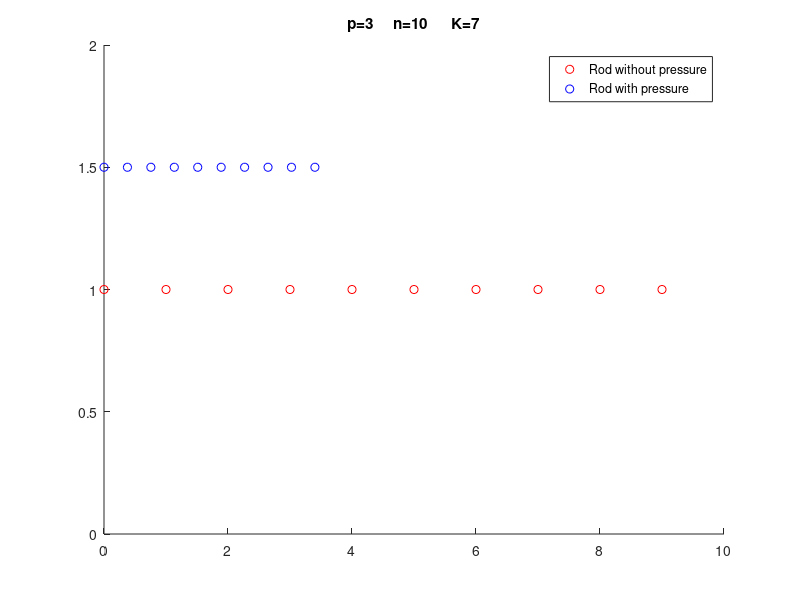
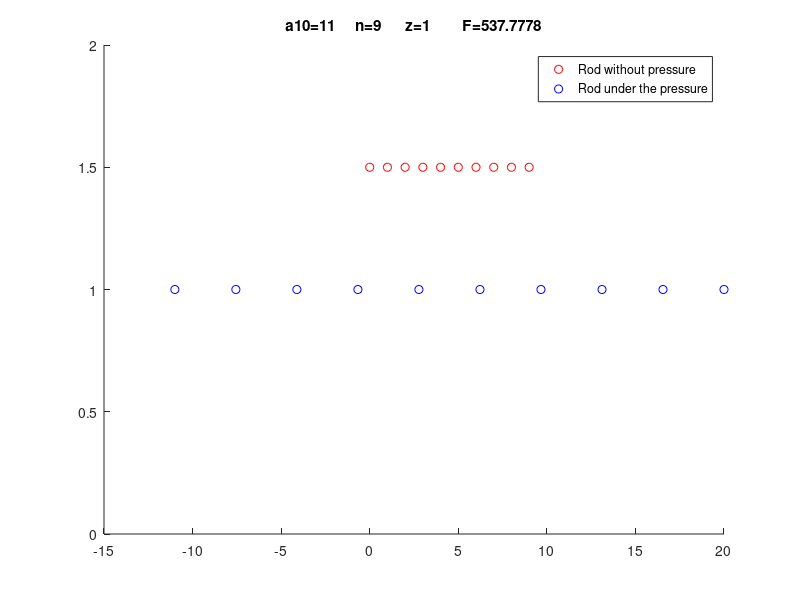
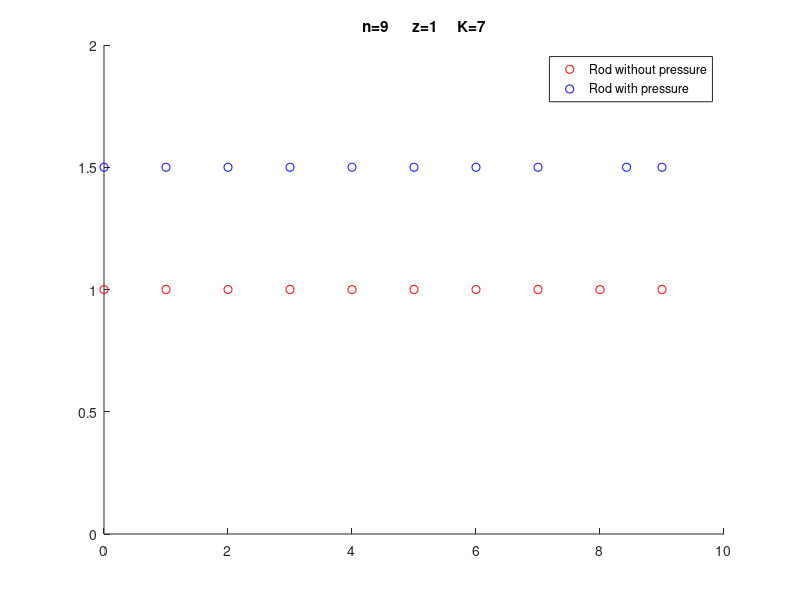

Source code (MATLAB) for these figures, in order: (Note: this script raises an error after producing the figures.)
%вычисление координат атомов в стержне при известном давлении на правый
%конец при закрепленном левом конце
clear
clc

n=10; % Число "атомов" в стержне
K=7; % модуль жесткости стержня

x=linspace(0,n-1, n);
u=zeros(1,n);
s=zeros(1,n);

p=3; % Давление на правый конец

s=s-p; % Формула 2.7 и 2.9 для 1D случая превращаются в однородность давления по всему стержню
u=1/(K)*s; %Формула 4.7 (в знаменателе 3 меняется на 1 т.к. размерность 1D)

x1=x.*sqrt(1+2*u); % Формула в начале стр.11

figure
title(['p=', num2str(p), '     n=', num2str(n), '      K=', num2str(K)])
hold on
plot(x, zeros(1,n)+1, 'ro')
plot(x1, zeros(1,n)+1.5, 'bo')
ylim([0 2])
legend('Rod without pressure','Rod with pressure')
%% горцы вычисление энергии
clc 
clear

a=rand(1,10); 
% a=[0.1 0.15 0.05 0.07 0.11 0.12 0.12 0.05 0.1 0.14];

K=4;

for i=1:numel(a)-1
    u(i)=a(i+1)-a(i);
end

f= K*u.*u;

F=sum(f)

%% задача про растяжение/сжатие стержня на определенную величину
clc 
clear

n=10; %Кол-во атомов в стержне
z=1;% Межатомное расстояние
K=10; %Коэф. жесткости
a10= 11; %Граничные условия (на сколько оттягиваем левый конец);
a1=-11; %Гр.усл. левый конец закреплен

a=zeros(1,n);
a(1)=a1;
a(10)=a10;

F= @(y)K*((y(2)-a(1))^2+(y(3)-y(2))^2+(y(4)-y(3))^2+(y(5)-y(4))^2+(y(6)-y(5))^2+(y(7)-y(6))^2+(y(8)-y(7))^2+(y(9)-y(8))^2+(a(10)-y(9))^2);
% F= @(y)K*((y(2)-y(1))^2+(y(3)-y(2))^2+(y(4)-y(3))^2+(y(5)-y(4))^2+(y(6)-y(5))^2+(y(7)-y(6))^2+(y(8)-y(7))^2+(y(9)-y(8))^2+(y(10)-y(9))^2);


[y, fmin]= fminunc(F,a);

for i=1:n
    x(i)=(i-1)*z+y(i);
    x1(i)=(i-1)*z;
end

figure
hold on
title(['a10=', num2str(a10), '     n=', num2str(n-1), '      z=', num2str(z), '        F=', num2str(fmin)])
plot(x1, zeros(1,n)+1.5, 'ro')
plot(x, zeros(1,n)+1, 'bo')
ylim([0 2])
legend('Rod without pressure','Rod under the pressure')

%% задача как в первой секции, только через горцев (не работает)
clc 
clear




n=10; %Кол-во атомов в стержне
u=zeros(1,n-1);
a=zeros(1, n);
z=1;% Межатомное расстояние
K=7; %Коэф. жесткости
p=3 % Давление на правый конец
a1=0; %Гр.усл. левый конец закреплен

u(n-1)= -p/K;


F= @(y)abs((y(2)-a(1))+(y(3)-y(2))+(y(4)-y(3))+(y(5)-y(4))+(y(6)-y(5))+(y(7)-y(6))+(y(8)-y(7))+(y(9)-y(8))+(u(n-1)));

%abs((y(2)-a(1))+(y(3)-y(2))+(y(4)-y(3))+(y(5)-y(4))+(y(6)-y(5))+(y(7)-y(6))+(y(8)-y(7))+(y(9)-y(8))+(u(n-1)))*
[y, fmin]= fminunc(F,a);

for i=1:n
    x(i)=(i-1)*z+y(i);
    x1(i)=(i-1)*z;
end

figure
hold on
title(['     n=', num2str(n-1), '      z=', num2str(z),'     K=', num2str(K)])
plot(x1, zeros(1,n)+1, 'ro')
plot(x, zeros(1,n)+1.5, 'bo')
ylim([0 2])
legend('Rod without pressure','Rod with pressure')



%% 1D
clc 
clear

n=10; %Кол-во атомов в стержне
z=1;% Межатомное расстояние
K=10; %Коэф. жесткости
a10= 0.2; %Граничные условия (на сколько оттягиваем левый конец);
a1=0; %Гр.усл. левый конец закреплен

a=zeros(1,n);
a(1)=a1;
a(10)=a10;


c11 = 1;
c12 = 0.5;
c44 = 0.5;

ax = linspace(a1,a10,n)

L = 10;
dx = L/n;

uxx0 = diff(ax)/dx


F_cub_2d_arr = @(c11,c12,c44,uxx,uyy,uxy)   1/2 * c11*(uxx.^2+uyy.^2)   + c12*(uxx.*uyy) + 2*c44*(uxy.^2);


F_cub_2d = @(c11,c12,c44,uxx,uyy,uxy) sum(sum(F_cub_2d_arr(c11,c12,c44,uxx,uyy,uxy)));

F_cub_2d_arr(c11,c12,c44,uxx0, uxx0*0, uxx0*0)

F_cub_2d(c11,c12,c44,uxx0, uxx0*0, uxx0*0)

%% Minimize it (1D)
N = 50;
dx = L/N;
a_arr_0 = linspace(0,1,N)
func_uxx = @(a_arr, dx) diff(a_arr)/dx;

optfunc = @(a_arr) F_cub_2d(c11,c12,c44,func_uxx(a_arr,dx), func_uxx(a_arr,dx)*0, func_uxx(a_arr,dx)*0);
checkfunc = @() fmincon(optfunc,a_arr_0,[],[],Aeq,beq, lb,ub,nonlcon,options);
%[a_arr1, fmin]= fminunc(optfunc,a_arr_0)

Aeq = zeros(N,N); Aeq(1,1) = 1; Aeq(N,N) = 1;
beq = zeros(N,1); beq(N) = 3;

lb = [];
ub = [];
nonlcon = [];

% options = optimoptions(@fmincon,'MaxFunctionEvaluations',20000000,'Algorithm', 'sqp','Display','iter', 'MaxIterations', 3000);
options = optimoptions(@fmincon,'MaxFunctionEvaluations',20000000, 'Algorithm', 'sqp', 'Display','iter', 'MaxIterations', 3000);

tic
[a_arr1, fmin]= fmincon(optfunc,a_arr_0,[],[],Aeq,beq, lb,ub,nonlcon,options)
toc

figure
hold on
grid on
title("N = " + N);
plot(a_arr1, "DisplayName", ['N = ' N]);
%% time/number dependence
numIt = 10;
N = zeros(1,numIt);
t = zeros(1,numIt);
for i=1:numIt
    N(i) = i*100;
    dx = L/N(i);
    a_arr_0 = linspace(0,1,N(i));
    func_uxx = @(a_arr, dx) diff(a_arr)/dx;
    optfunc = @(a_arr) F_cub_2d(c11,c12,c44,func_uxx(a_arr,dx), func_uxx(a_arr,dx)*0, func_uxx(a_arr,dx)*0);
    Aeq = zeros(N(i),N(i)); Aeq(1,1) = 1; Aeq(N(i),N(i)) = 1;
    beq = zeros(N(i),1); beq(N(i)) = 3;
    lb = [];
    ub = [];
    nonlcon = [];
    checkfunc = @() fmincon(optfunc,a_arr_0,[],[],Aeq,beq, lb,ub,nonlcon,options);
    options = optimoptions(@fmincon,'MaxFunctionEvaluations',20000000,'Algorithm', 'sqp', 'MaxIterations', 3000);
    t(i) = timeit(checkfunc);
end
figure
hold on
grid on
title("dependence of time on quantity");
xlabel("N", "Fontsize",18)
ylabel("t, second","Fontsize",18)

plot(N(1:end), t(1:end), "DisplayName", ['N = ' N]);
savefig(['C:\Users\User\Labs\Matlab\resilience\temedep.fig'])
%% 2D
clc 
clear

n=10; %Кол-во атомов в стержне
z=1;% Межатомное расстояние
K=10; %Коэф. жесткости
a10= 0.2; %Граничные условия (на сколько оттягиваем левый конец);
a1=0; %Гр.усл. левый конец закреплен

a = zeros(n, n, 2);
a(n, n, 1) = 3;
a(n, n, 2) = 3;
a
% a(1)=a1;
% a(10)=a10;


c11 = 1;
c12 = 0.5;
c44 = 0.5;


L = z*n;
dx = L/n;
dy = L/n;

uxx0 = diff(a(:, :, 1))/dx;
uyy0 = diff(a(:, :, 2))/dy;
uxy0 = 1/2 * (diff(a(:, :, 1))/dy + diff(a(:, :, 2))/dx);


F_cub_2d_arr = @(c11,c12,c44,uxx,uyy,uxy)   1/2 * c11*(uxx.^2+uyy.^2)   + c12*(uxx.*uyy) + 2*c44*(uxy.^2);


F_cub_2d = @(c11,c12,c44,uxx,uyy,uxy) sum(sum(F_cub_2d_arr(c11,c12,c44,uxx,uyy,uxy)));

a_arr_new = F_cub_2d_arr(c11,c12,c44,uxx0, uyy0, uxy0)

F = F_cub_2d(c11,c12,c44,uxx0, uyy0, uxy0)

%% !!!NEW!!! Minimize 
N = 10;
dx = L/N;
dy = L/N;
a_arr = zeros(N, N, 2);
a_arr_0 = reshape(a_arr, [1, 2*N*N]);

func_arr = @(a_arr, N) reshape(a_arr, [N, N, 2]);
func_uxx = @(a_arr, dx) diff(a_arr(:, 1:N-1, 1), 1, 1)/dx;
func_uyy = @(a_arr, dy) (diff(a_arr(1:N-1, :, 2), 1, 2)/dy);
func_uxy_x = @(a_arr, dx) diff(a_arr(:, 1:N-1, 2), 1, 1)/dx;
func_uxy_y = @(a_arr, dy) diff(a_arr(1:N-1, :, 1), 1, 2)/dy;
func_uxy = @(a_arr, dx, dy) 1/2 * (abs(func_uxy_x(a_arr, dx)) + abs(func_uxy_y(a_arr, dy)));

F_cub_2d = @(c11,c12,c44,uxx,uyy,uxy) sum(sum(1/2 * c11*(uxx.^2))) + sum(sum(1/2 * c11*(uyy.^2)))   + sum(sum(c12*(uxx.*uyy))) + sum(sum(2*c44*(uxy.^2)));

optfunc = @(a_arr) F_cub_2d(c11,c12,c44,func_uxx(func_arr(a_arr, N),dx), func_uyy(func_arr(a_arr, N), dy), func_uxy(func_arr(a_arr, N), dx, dy));


x = linspace(-1, 1, N);


Aeq = zeros(2*N*N,2*N*N);
for i=0:(N-1)
    Aeq(i*N+1,i*N+1) = 1;
    Aeq(N*N+i*N+1,N*N+i*N+1) = 1;
end

% Aeq(1,1) = 1; 
% Aeq(N*N+1,N*N+1) = 1;
% Aeq(N,N) = 1; 
% Aeq(N*N+N,N*N+N) = 1;
% % Aeq(N*(N-1)+1,N*(N-1)+1) = 1; 
% % Aeq(N*N+N*(N-1)+1,N*N+N*(N-1)+1) = 1;
% % Aeq(N*N,N*N) = 1; 
% % Aeq(2*N*N,2*N*N) = 1;



beq = zeros(2*N*N, 1);
for i=0:(N-1)
    beq(i*N+1, 1) = 0;
    beq(N*N+i*N+1, 1) = x(i+1);
end

% beq = zeros(2*N*N, 1); 
% beq(1, 1) = -7;
% beq(N, 1) = 7; 
% beq(N*(N-1)+1, 1) = 0;
% beq(N*N, 1) = 0;
% %Это не нужно, но я для себя написал Г.У. Можно закоментить.
% beq(N*N+N, 1) = 0; 
% beq(N*N+N*(N-1)+1, 1) = 0;
% beq(2*N*N, 1) = 0;
% Aeq

%x - смещение по ox вправо и влево. y - смещение по oy вверх и вниз
% for i=1:N
%     beq()
% end

lb = [];
ub = [];
nonlcon = [];

% options = optimoptions(@fmincon,'MaxFunctionEvaluations',20000000,'Algorithm', 'sqp','Display','iter', 'MaxIterations', 3000);
options = optimoptions(@fmincon,'MaxFunctionEvaluations',20000000, 'Algorithm', 'sqp', 'Display','iter', 'MaxIterations', 1000);
% 
tic
[a_arr1, fmin]= fmincon(optfunc,a_arr_0,[],[],Aeq,beq, [],[],[],options);
toc

a_arr1 = func_a_arr(a_arr1, N);
Cord=[]
for i=1:N
for j=1:N
Cord(i,j,1)=i+a_arr1(i,j,1);
Cord(i,j,2)=j+a_arr1(i,j,2);
end
end

figure
hold on
for i=1:N
for j=1:N
plot(Cord(i,j,1), Cord(i,j,2), 'ro');
end
end
% figure
% hold on
% grid on
% title("N = " + N);
% plot(a_arr1(:, :, 1), a_arr1(:, :, 2), "DisplayName", ['N = ' N]);


%% Test

a_arr = randi([0 10], 4, 4)
l = 1;
nd_arr=zeros(numel(a_arr(:,1)), numel(a_arr(1,:)));
switch l
    case 1
        d_arr = diff(a_arr, 1, 2);
        for i=1:numel(a_arr(:,1))
            for j=1:numel(a_arr(1,:))-1
                nd_arr(i,j)=nd_arr(i,j) + d_arr(i,j)/2;
                nd_arr(i,j+1) = nd_arr(i,j+1) + d_arr(i,j)/2;
            end
        end
    case 2
        d_arr = diff(a_arr, 1, 1);
        for j=1:numel(a_arr(1,:))
            for i=1:numel(a_arr(:,1))-1
                nd_arr(i,j)=nd_arr(i,j) + d_arr(i,j)/2;
                nd_arr(i+1,j) = nd_arr(i+1,j) + d_arr(i,j)/2;
            end
        end
end
diff(a_arr, 1, 2)
nd_arr

%% test gradient
a_arr = randi([0 10], 4, 4)
[grad_xx, grad_xy] = gradient(a_arr)

%% Domen 1D
clc 
clear

N=100; %Кол-во атомов в стержне

L = 1;

v_arr = rand(N, 1);

A = -0.7; %A<0
B = 0.3; %B>0
D = 0.001;


dx = L/N;

F_domen_cub_1d_arr = @(A, B, v)   A*(v.^2) + B*(v.^4);

F_domen_cub_1d = @(A, B, v) sum(F_domen_cub_1d_arr(A, B, v));

F_domen_gradient_1d_arr = @(D, dx,  v) D*(diff(v)/dx).^2;

F_domen_gradient_1d =  @(D, dx, v) sum(F_domen_gradient_1d_arr(D, dx, v));

domen_optfunc = @(v) F_domen_cub_1d(A, B,v) + F_domen_gradient_1d(D, dx, v);

options = optimoptions(@fmincon,'MaxFunctionEvaluations',20000000, 'Display','iter', 'MaxIterations', 200);

Aeq = zeros(N,1); Aeq(1,1) = 1; Aeq(N,N) = 1;
beq = zeros(N,1); beq(1) = 1.08; beq(N) = -1.08;
% 
% F = domen_optfunc(domen_arr)
% 
tic
[a_arr1, fmin]= fmincon(domen_optfunc,v_arr,[],[],Aeq,beq,[],[],[],options)
toc

xx = 1:1:N;

figure;
plot(xx, a_arr1);

%% Interaction 1D
clc 
clear

N=20; %Кол-во атомов в стержне

L = 1;
dx = L/N;

a=zeros(N, 1);

% v_arr = rand(N, 1);
v_arr = zeros(N, 1);

opt_arr = zeros(2*N, 1);
opt_arr(1:N, 1) = a;
opt_arr(N+1:end, 1) = v_arr;

c11 = 1;
c12 = 0.5;
c44 = 0.5;

A = -0.7; %A<0
B = 0.3; %B>0
D = 0.001;
E = 0.5;

uxx0 = zeros(N-1, 1);
uxx = @(a, dx) diff(a)/dx;


F_cub_1d_arr = @(c11,c12,c44,a, dx)   1/2*c11*(uxx(a, dx).^2);


F_cub_1d = @(c11,c12,c44,a,dx) sum(F_cub_1d_arr(c11,c12,c44,a,dx));
% 
% F_cub_1d_arr(c11,c12,c44,uxx0, uxx0*0, uxx0*0)
% 
% F_cub_1d(c11,c12,c44,uxx0, uxx0*0, uxx0*0)





F_domen_cub_1d_arr = @(A, B, v)   A*(v.^2) + B*(v.^4);

F_domen_cub_1d = @(A, B, v) sum(F_domen_cub_1d_arr(A, B, v));

F_domen_gradient_1d_arr = @(D, dx,  v) D*(diff(v)/dx).^2;

F_domen_gradient_1d =  @(D, dx, v) sum(F_domen_gradient_1d_arr(D, dx, v));

domen_optfunc = @(v) F_domen_cub_1d(A, B,v) + F_domen_gradient_1d(D, dx, v);

F_dependence_arr = @(E, v, a, dx) E*v.*uxx(a, dx);

F_dependence = @(E, v, a, dx) sum(F_dependence_arr(E, v, a, dx));

opt_func = @(arr) domen_optfunc(arr(N+1:end, 1)) + F_cub_1d(c11,c12,c44,arr(1:N, 1), dx) + F_dependence(E, arr(N+2:end, 1), arr(1:N, 1), dx);

options = optimoptions(@fmincon,'MaxFunctionEvaluations',20000000, 'Display','iter', 'MaxIterations', 1300, 'OutputFcn', @domen_plot);

Aeq = zeros(2*N,2*N); Aeq(1,1) = 1; Aeq(N,N) = 1; Aeq(N+1,N+1) = 1; Aeq(2*N,2*N) = 1;
beq = zeros(2*N,1); beq(1) = 0; beq(N) = 0.3; beq(N+1) = 1.08; beq(2*N) = -1.08;
% 
% F = domen_optfunc(domen_arr)
% 
figure;
tic
[a_arr1, fmin]= fmincon(opt_func,opt_arr,[],[],Aeq,beq,[],[],[],options)
toc

xx = 1:1:N;
% 

%%
xx_u = 1:1:N-1;
figure;
plot(xx, a_arr1(1:N, 1));
% figure;
% plot(xx, a_arr1(N+1:end, 1));
% figure;
% plot(xx_u, uxx(a_arr1(1:N, 1), dx))

%% Domen 2D
clc 
clear

N=5; %Кол-во атомов в стержне
z=1;% Межатомное расстояние

b_arr = rand(N, N, 2);
% b_arr = zeros(N, N, 2);
% b_arr(1, 1, 1) = 0.008;
% b_arr(1, 1, 2) = 0;
% b_arr = -1 + 2*rand(N, N, 2);
b_arr_0 = reshape(b_arr, [1, 2*N*N]);


Ax = -0.7; %A<0
Ay = -0.7; %A<0
Bx = 0.3; %B>0
By = 0.3; %B>0


L = z*N;
dx = L/N;
dy = L/N;



F_domen_cub_2d_arr = @(A, B, arr)   A*(arr.*arr) + B*(arr.*arr.*arr.*arr)


F_domen_cub_2d = @(A, B, arr) sum(sum(F_domen_cub_2d_arr(A, B, arr)));

b_arr_new = F_domen_cub_2d_arr(A, B, b_arr)

F = F_domen_cub_2d(A, B, b_arr)

domen_optfunc = @(arr) F_domen_cub_2d(A, B, arr);

options = optimoptions(@fmincon,'MaxFunctionEvaluations',20000000, 'Display','iter', 'MaxIterations', 3000);
% 
tic
[a_arr1, fmin]= fmincon(domen_optfunc,b_arr_0,[],[],[],[],[],[],[],options)
toc
arr_itog = reshape(a_arr1, N, N, 2)

% Очень странно работает. При начальном нуле не работает. При разных
% начальных значениях может выдавать различные доменные варианты.
% (Странности при 1, 2, 5, 0.002, 0.008



%% Interaction 3D
clc 
clear

N=7; %Кол-во атомов в стержне

elastic_arr = zeros(N, N, N, 3);
% dom_arr = rand(N, N, N, 3);
dom_arr = zeros(N, N, N, 3);
work_arr = zeros(N, N, N, 6);
work_arr(:, :, :, 1:3) = elastic_arr;
work_arr(:, :, :, 4:6) = dom_arr;

opt_arr = reshape(work_arr, [1, 6*N*N*N]);

L = 1;
dx = L/N;
dy = L/N;
dz = L/N;

% Constants for elastic-elastic
c11 = 27.5;
c12 = 17.9;
c44 = 5.43;

% Constants for diff polarization-polarization
G11 = 51;
G14 = 0;
G44 = 2;

% Constant for polarization
a1 = -3.712;
a11 = 6.079;
a12 = 1.303;
a111 = 1.294;
a112 = -1.95;
a123 = -2.5;
a1111 = 3.863;
a1112 = 2.529;
a1122 = 1.637;
a1123 = 1.367;

% Constants for elastic-polarization
q11 = 14.2;
q12 = -0.74;
q44 = 1.57;

energy_domen_3d = @(domen_arr) sum(sum(sum( ...
    domen_arr_3d(a1, a11, a12, a111, a112, a123, a1111, a1112, a1122, ...
    a1123, domen_arr(:, :, :, 1), domen_arr(:, :, :, 2), ...
    domen_arr(:, :, :, 3)))));

energy_elasticity_3d = @(a_arr) sum(sum(sum(elasticity_arr_3d(c11,c12,c44,...
    func_u_3d(func_arr_3d(a_arr, N), 1, 1, dx, dx), ...
    func_u_3d(func_arr_3d(a_arr, N), 2, 2, dy, dy), ...
    func_u_3d(func_arr_3d(a_arr, N), 3, 3, dz, dz), ...
    func_u_3d(func_arr_3d(a_arr, N), 1, 2, dx, dy), ...
    func_u_3d(func_arr_3d(a_arr, N), 2, 3, dy, dz), ...
    func_u_3d(func_arr_3d(a_arr, N), 1, 3, dx, dz)...
    ))));

energy_interaction_3d = @(a_arr, domen_arr) sum(sum(sum(interaction_arr_3d(q11, q12, q44, ...
    func_u_3d(a_arr, 1, 1, dx, dx), ...
    func_u_3d(a_arr, 2, 2, dy, dy), ...
    func_u_3d(a_arr, 3, 3, dz, dz), ...
    func_u_3d(a_arr, 1, 2, dx, dy), ...
    func_u_3d(a_arr, 2, 3, dy, dz), ...
    func_u_3d(a_arr, 1, 3, dx, dz), ...
    domen_arr(:, :, :, 1), domen_arr(:, :, :, 2), domen_arr(:, :, :, 3) ...
    ))));

energy_domen_gradient_3d = @(domen_arr) sum(sum(sum(domen_gradient_arr_3d(G11, G14, G44, ...
    domen_diff_3d(domen_arr(:, :, :, 1), 1, dx), ...
    domen_diff_3d(domen_arr(:, :, :, 2), 2, dx), ...
    domen_diff_3d(domen_arr(:, :, :, 3), 3, dx), ...
    domen_diff_3d(domen_arr(:, :, :, 1), 2, dx), ...
    domen_diff_3d(domen_arr(:, :, :, 2), 1, dx), ...
    domen_diff_3d(domen_arr(:, :, :, 2), 3, dx), ...
    domen_diff_3d(domen_arr(:, :, :, 3), 2, dx), ...
    domen_diff_3d(domen_arr(:, :, :, 3), 1, dx), ...
    domen_diff_3d(domen_arr(:, :, :, 1), 3, dx) ...
    ))));

optfunc = @(a_arr) energy_elasticity_3d(func_arr_3d(a_arr(1:numel(a_arr)/2), N)) ... 
    + energy_domen_3d(func_arr_3d(a_arr(numel(a_arr)/2+1:end), N)) ...
    + energy_interaction_3d(func_arr_3d(a_arr(1:numel(a_arr)/2), N), ...
                            func_arr_3d(a_arr(numel(a_arr)/2+1:end), N)) ...
    + energy_domen_gradient_3d(func_arr_3d(a_arr(numel(a_arr)/2+1:end), N));

% Set the boundary conditions
Aeq = zeros(6*N*N*N,6*N*N*N);
beq = zeros(6*N*N*N, 1);

% % Corners of the lower face (only elastic)
% % Points on axe x
% Aeq(1, 1) = 1; Aeq(N, N) = 1;
% Aeq(N*(N-1)+1, N*(N-1)+1) = 1; Aeq(N*N, N*N) = 1;
% % Points on axe y
% Aeq(N*N*N+1, N*N*N+1) = 1; Aeq(N*N*N+N, N*N*N+N) = 1;
% Aeq(N*N*N+N*(N-1)+1, N*N*N+N*(N-1)+1) = 1; Aeq(N*N*N+N*N, N*N*N+N*N) = 1;
% % Points on axe z
% Aeq(2*N*N*N+1, 2*N*N*N+1) = 1; Aeq(2*N*N*N+N, 2*N*N*N+N) = 1;
% Aeq(2*N*N*N+N*(N-1)+1, 2*N*N*N+N*(N-1)+1) = 1; Aeq(2*N*N*N+N*N, 2*N*N*N+N*N) = 1;
% 
% beq(1, 1) = -0.5; beq(N, 1) = 0.5; beq(N*(N-1)+1, 1) = -0.5; beq(N*N) = 0.5; 
% beq(N*N*N+1, 1) = -0.5; beq(N*N*N+N, 1) = -0.5; beq(N*N*N+N*(N-1)+1, 1) = 0.5; beq(N*N*N+N*N) = 0.5; 
% beq(2*N*N*N+1, 1) = 0; beq(2*N*N*N+N, 1) = 0; beq(2*N*N*N+N*(N-1)+1, 1) = 0; beq(2*N*N*N+N*N) = 0;

% All lower face
% Corners on axe x
Aeq(1, 1) = 1; Aeq(N, N) = 1;
Aeq(N*(N-1)+1, N*(N-1)+1) = 1; Aeq(N*N, N*N) = 1;
% Corners on axe y
Aeq(N*N*N+1, N*N*N+1) = 1; Aeq(N*N*N+N, N*N*N+N) = 1;
Aeq(N*N*N+N*(N-1)+1, N*N*N+N*(N-1)+1) = 1; Aeq(N*N*N+N*N, N*N*N+N*N) = 1;
% Points on axe z (all lower face)
for i = 1:N*N
    Aeq(2*N*N*N+i, 2*N*N*N+i) = 1;
end

beq(1, 1) = -0.5; beq(N, 1) = 0.5; beq(N*(N-1)+1, 1) = -0.5; beq(N*N) = 0.5; 
beq(N*N*N+1, 1) = -0.5; beq(N*N*N+N, 1) = -0.5; beq(N*N*N+N*(N-1)+1, 1) = 0.5; beq(N*N*N+N*N) = 0.5; 
for i = 1:N*N
    beq(2*N*N*N+i, 1) = 0;
end
 




% options = optimoptions(@fmincon, 'Algorithm', 'sqp','Display','iter', 'MaxFunctionEvaluations', 10^7, 'MaxIterations', 10^3, 'UseParallel', true);
% options = optimoptions(@fmincon,'Algorithm', 'sqp','Display','iter', 'MaxIterations', 1000);
options = optimoptions(@fmincon, 'MaxFunctionEvaluations',20000000, 'Display','iter', 'MaxIterations', 100, 'Algorithm', 'interior-point');

% 
tic
[a_arr1, fmin1]= fmincon(optfunc,work_arr,[],[],Aeq,beq, [],[],[],options);
toc


%% Time/accuracy
for N=4:7
for X=50:50:300

elastic_arr = zeros(N, N, N, 3);
% dom_arr = rand(N, N, N, 3);
dom_arr = zeros(N, N, N, 3);
work_arr = zeros(N, N, N, 6);
work_arr(:, :, :, 1:3) = elastic_arr;
work_arr(:, :, :, 4:6) = dom_arr;

opt_arr = reshape(work_arr, [1, 6*N*N*N]);

L = 1;
dx = L/N;
dy = L/N;
dz = L/N;

% Constants for elastic-elastic
c11 = 27.5;
c12 = 17.9;
c44 = 5.43;

% Constants for diff polarization-polarization
G11 = 51;
G14 = 0;
G44 = 2;

% Constant for polarization
a1 = -3.712;
a11 = 6.079;
a12 = 1.303;
a111 = 1.294;
a112 = -1.95;
a123 = -2.5;
a1111 = 3.863;
a1112 = 2.529;
a1122 = 1.637;
a1123 = 1.367;

% Constants for elastic-polarization
q11 = 14.2;
q12 = -0.74;
q44 = 1.57;

energy_domen_3d = @(domen_arr) sum(sum(sum( ...
    domen_arr_3d(a1, a11, a12, a111, a112, a123, a1111, a1112, a1122, ...
    a1123, domen_arr(:, :, :, 1), domen_arr(:, :, :, 2), ...
    domen_arr(:, :, :, 3)))));

energy_elasticity_3d = @(a_arr) sum(sum(sum(elasticity_arr_3d(c11,c12,c44,...
    func_u_3d(func_arr_3d(a_arr, N), 1, 1, dx, dx), ...
    func_u_3d(func_arr_3d(a_arr, N), 2, 2, dy, dy), ...
    func_u_3d(func_arr_3d(a_arr, N), 3, 3, dz, dz), ...
    func_u_3d(func_arr_3d(a_arr, N), 1, 2, dx, dy), ...
    func_u_3d(func_arr_3d(a_arr, N), 2, 3, dy, dz), ...
    func_u_3d(func_arr_3d(a_arr, N), 1, 3, dx, dz)...
    ))));

energy_interaction_3d = @(a_arr, domen_arr) sum(sum(sum(interaction_arr_3d(q11, q12, q44, ...
    func_u_3d(a_arr, 1, 1, dx, dx), ...
    func_u_3d(a_arr, 2, 2, dy, dy), ...
    func_u_3d(a_arr, 3, 3, dz, dz), ...
    func_u_3d(a_arr, 1, 2, dx, dy), ...
    func_u_3d(a_arr, 2, 3, dy, dz), ...
    func_u_3d(a_arr, 1, 3, dx, dz), ...
    domen_arr(:, :, :, 1), domen_arr(:, :, :, 2), domen_arr(:, :, :, 3) ...
    ))));

energy_domen_gradient_3d = @(domen_arr) sum(sum(sum(domen_gradient_arr_3d(G11, G14, G44, ...
    domen_diff_3d(domen_arr(:, :, :, 1), 1, dx), ...
    domen_diff_3d(domen_arr(:, :, :, 2), 2, dx), ...
    domen_diff_3d(domen_arr(:, :, :, 3), 3, dx), ...
    domen_diff_3d(domen_arr(:, :, :, 1), 2, dx), ...
    domen_diff_3d(domen_arr(:, :, :, 2), 1, dx), ...
    domen_diff_3d(domen_arr(:, :, :, 2), 3, dx), ...
    domen_diff_3d(domen_arr(:, :, :, 3), 2, dx), ...
    domen_diff_3d(domen_arr(:, :, :, 3), 1, dx), ...
    domen_diff_3d(domen_arr(:, :, :, 1), 3, dx) ...
    ))));

optfunc = @(a_arr) energy_elasticity_3d(func_arr_3d(a_arr(1:numel(a_arr)/2), N)) ... 
    + energy_domen_3d(func_arr_3d(a_arr(numel(a_arr)/2+1:end), N)) ...
    + energy_interaction_3d(func_arr_3d(a_arr(1:numel(a_arr)/2), N), ...
                            func_arr_3d(a_arr(numel(a_arr)/2+1:end), N)) ...
    + energy_domen_gradient_3d(func_arr_3d(a_arr(numel(a_arr)/2+1:end), N));

% Set the boundary conditions
Aeq = zeros(6*N*N*N,6*N*N*N);
beq = zeros(6*N*N*N, 1);

% % Corners of the lower face (only elastic)
% % Points on axe x
% Aeq(1, 1) = 1; Aeq(N, N) = 1;
% Aeq(N*(N-1)+1, N*(N-1)+1) = 1; Aeq(N*N, N*N) = 1;
% % Points on axe y
% Aeq(N*N*N+1, N*N*N+1) = 1; Aeq(N*N*N+N, N*N*N+N) = 1;
% Aeq(N*N*N+N*(N-1)+1, N*N*N+N*(N-1)+1) = 1; Aeq(N*N*N+N*N, N*N*N+N*N) = 1;
% % Points on axe z
% Aeq(2*N*N*N+1, 2*N*N*N+1) = 1; Aeq(2*N*N*N+N, 2*N*N*N+N) = 1;
% Aeq(2*N*N*N+N*(N-1)+1, 2*N*N*N+N*(N-1)+1) = 1; Aeq(2*N*N*N+N*N, 2*N*N*N+N*N) = 1;
% 
% beq(1, 1) = -0.5; beq(N, 1) = 0.5; beq(N*(N-1)+1, 1) = -0.5; beq(N*N) = 0.5; 
% beq(N*N*N+1, 1) = -0.5; beq(N*N*N+N, 1) = -0.5; beq(N*N*N+N*(N-1)+1, 1) = 0.5; beq(N*N*N+N*N) = 0.5; 
% beq(2*N*N*N+1, 1) = 0; beq(2*N*N*N+N, 1) = 0; beq(2*N*N*N+N*(N-1)+1, 1) = 0; beq(2*N*N*N+N*N) = 0;

% All lower face
% Corners on axe x
Aeq(1, 1) = 1; Aeq(N, N) = 1;
Aeq(N*(N-1)+1, N*(N-1)+1) = 1; Aeq(N*N, N*N) = 1;
% Corners on axe y
Aeq(N*N*N+1, N*N*N+1) = 1; Aeq(N*N*N+N, N*N*N+N) = 1;
Aeq(N*N*N+N*(N-1)+1, N*N*N+N*(N-1)+1) = 1; Aeq(N*N*N+N*N, N*N*N+N*N) = 1;
% Points on axe z (all lower face)
for i = 1:N*N
    Aeq(2*N*N*N+i, 2*N*N*N+i) = 1;
end

beq(1, 1) = -0.5; beq(N, 1) = 0.5; beq(N*(N-1)+1, 1) = -0.5; beq(N*N) = 0.5; 
beq(N*N*N+1, 1) = -0.5; beq(N*N*N+N, 1) = -0.5; beq(N*N*N+N*(N-1)+1, 1) = 0.5; beq(N*N*N+N*N) = 0.5; 
for i = 1:N*N
    beq(2*N*N*N+i, 1) = 0;
end
 




% options = optimoptions(@fmincon, 'Algorithm', 'sqp','Display','iter', 'MaxFunctionEvaluations', 10^7, 'MaxIterations', 10^3, 'UseParallel', true);
% options = optimoptions(@fmincon,'Algorithm', 'sqp','Display','iter', 'MaxIterations', 1000);
options = optimoptions(@fmincon, 'MaxFunctionEvaluations',20000000, 'Display','iter', 'MaxIterations',X, 'Algorithm', 'interior-point');

% 
tStart = tic;
[a_arr1, fmin1]= fmincon(optfunc,work_arr,[],[],Aeq,beq, [],[],[],options);
toc;
a = duration([0, 0, toc(tStart)]); 
number_point = string(N);
number_iteration = string(X);
name_direction = 'C:/Users/User/Labs/Matlab/resilience/new/';
name_file = name_direction + 'data' + number_point + '_' + number_iteration + '.mat';
save(name_file, 'a', 'a_arr1')
end
end
%% Draw 3D
value_arr_x = zeros(N, N, N);
value_arr_y = zeros(N, N, N);
value_arr_z = zeros(N, N, N);
value_arr_domen_x = zeros(N, N, N);
value_arr_domen_y = zeros(N, N, N);
value_arr_domen_z = zeros(N, N, N);
for i = 1:N
    value_arr_x(i, :, :) = a_arr1(i, :, :, 1) + i-1;
    value_arr_y(:, i, :) = a_arr1(:, i, :, 2) + i-1;
    value_arr_z(:, :, i) = a_arr1(:, :, i, 3) + i-1;
    value_arr_domen_x(i, :, :) = a_arr1(i, :, :, 4);
    value_arr_domen_y(:, i, :) = a_arr1(:, i, :, 5);
    value_arr_domen_z(:, :, i) = a_arr1(:, i, :, 6);
end
n = 0;
figure;
hold on;
xlabel('X');
ylabel('Y');
zlabel('Z');

for i = 1:numel(value_arr_x(:, 1, 1))
    for j = 1:numel(value_arr_x(1, :, 1))
        for k = 1:numel(value_arr_x(1, 1, :))
            n = n+1;
            plot3(value_arr_x(i, j, k), value_arr_y(i, j, k), value_arr_z(i, j, k), 'o');
            quiver3(value_arr_x(i, j, k), value_arr_y(i, j, k), value_arr_z(i, j, k), ...
                value_arr_domen_x(i, j, k), value_arr_domen_y(i, j, k), value_arr_domen_z(i, j, k), 0.2);
%             plot3(value_arr_x(i, j, 1), value_arr_y(i, j, 1), value_arr_z(i, j, 1), 'o');
        end
    end
end
hold off;
%%
% f_uxx = func_u_xx(b_arr, dx);
% f_uyy = func_u_yy(b_arr, dy);
% f_uxy = func_u_xy(b_arr, dx, dy);
% 
% f_array = 1/2 * c11*(f_uxx.^2+f_uyy.^2)   + c12*(f_uxx.*f_uyy) + 2*c44*(f_uxy.^2);


test_arr = randi(5, 3, 3, 3, 3);

%%
N = 3;
% a = flip(test_arr, 3);
u_xy_0 = diff(test_arr(:,:,:,1), 1, 2);
u_yx_0 = diff(test_arr(:,:,:,2), 1, 1);
u_xy = func_u_3d(test_arr, 1, 2, 1, 1);

%%
function array = func_u_xx(a_arr, dx)
    array = zeros(numel(a_arr(:, 1, 1)), numel(a_arr(1, :, 1)));
    array(1:numel(a_arr(:, 1, 1))-1, :) = diff(a_arr(:, :, 1), 1, 1)/dx;
end

function array = func_u_yy(a_arr, dy)
    array = zeros(numel(a_arr(:, 1, 1)), numel(a_arr(1, :, 1)));
    array(:, 1:numel(a_arr(1, :, 1))-1) = diff(a_arr(:, :, 2), 1, 2)/dy;
end

function array = func_u_xy(a_arr, dx, dy)
    array = zeros(numel(a_arr(:, 1, 1)), numel(a_arr(1, :, 1)));
    array(:, 1:numel(a_arr(1, :, 1))-1) = array(:, 1:numel(a_arr(1, :, 1))-1) + diff(a_arr(:, :, 1), 1, 2)/dx;
    array(1:numel(a_arr(1, :, 1))-1, :) = array(1:numel(a_arr(1, :, 1))-1, :) + diff(a_arr(:, :, 2), 1, 1)/dy;
end

function array = elasticity_arr(c11,c12,c44,uxx,uyy,uxy)
    array = 1/2 * c11*(uxx.^2+uyy.^2)   + c12*(uxx.*uyy) + 2*c44*(uxy.^2);
end

function array = func_a_arr(a_arr, N)
    array = reshape(a_arr, [N, N, 2]);
end

function stop = domen_plot(arr, value, state)
    num = numel(arr)/2;
    xx = 1:1:num;
    subplot(1, 2, 1)
    plot(xx, arr(1:num, 1));
    subplot(1, 2, 2)
    plot(xx, arr(num+1:end, 1));
    drawnow;
    stop = false;
end

function array = func_arr_3d(a_arr, N)
    array = reshape(a_arr, [N, N, N, 3]);
end

function array = domen_arr_3d(a1, a11, a12, a111, a112, a123, a1111, a1112, a1122, a1123, p1, p2, p3)
    array = a1*(p1.^2 + p2.^2 + p3.^2) ...
          + a11*(p1.^4 + p2.^4 + p3.^4) ...
          + a12*(p1.*p2 + p2.*p3 + p1.*p3) ...
          + a111*(p1.^6 + p2.^6 + p3.^6) ...
          + a112*(p1.^4.*(p2.^2 + p3.^2) + p2.^4.*(p1.^2 + p3.^2) + p3.^4.*(p1.^2 + p2.^2)) ...
          + a123*(p1.^2.*p2.^2.*p3.^2) ...
          + a1111*(p1.^8 + p2.*8 + p3.*8) ...
          + a1112*(p1.^6.*(p2.^2 + p3.^2) + p2.^6.*(p1.^2 + p3.^2) + p3.^6.*(p1.^2 + p2.^2)) ...
          + a1122*(p1.^4.*p2.^4 + p2.^4.*p3.^4 + p1.^4.*p3.^4) ...
          + a1123*(p1.^4.*p2.^2.*p3.^2 + p1.^2.*p2.^4.*p3.^2 + p1.^2.*p2.^2.*p3.^4);
end

function array = func_u_3d(a_arr, index1, index2, d1, d2)
    num_x = numel(a_arr(:, 1, 1, 1));
    num_y = numel(a_arr(1, :, 1, 1));
    num_z = numel(a_arr(1, 1, :, 1));
    array = zeros(num_x, num_y, num_z);
    a = a_arr(:, :, :, index1);
    for i=1:(index2-1)
        a = permute(a, [2 3 1]);
    end
    array(1:(numel(array(:, 1, 1))-1), :, :) = array(1:(numel(array(:, 1, 1))-1), :, :)...
        + diff(a(:, :, :), 1, 1)/d2;
    for i=1:(4-index2)
        array = permute(array, [2 3 1]);
    end
    if index1 ~= index2
        a = a_arr(:, :, :, index2);
        for i=1:(index1-1)
            a = permute(a, [2 3 1]);
            array = permute(array, [2 3 1]);
        end
        array(1:(numel(array(:, 1, 1))-1), :, :) = array(1:(numel(array(:, 1, 1))-1), :, :)...
            + diff(a(:, :, :), 1, 1)/d1;
        for i=1:(4-index1)
            array = permute(array, [2 3 1]);
        end
    end
end

function array = elasticity_arr_3d(c11,c12,c44,u11,u22,u33, u12, u23, u13)
    array = 1/2 * c11*(u11.^2 + u22.^2 + u33.^2) ...
    + c12*(u11.*u22 + u22.*u33 + u11.*u33) ...
    + 2*c44*(u12.^2 + u23.^2 + u13.^2);
end

function array = interaction_arr_3d(q11, q12, q44, u11, u22, u33, u12, u23, u13, p1, p2, p3)
    array = -q11*(u11.*p1.^2 + u22.*p2.^2 + u33.*p3.^2)...
        -q12*(u11.*(p2.^2+p3.^2) + u22.*(p1.^2+p3.^2) + u33.*(p1.^2+p2.^2))...
        -2*q44*(u12.*p1.*p2 + u23.*p2.*p3 + u13.*p1.*p3);
end

function array = domen_diff_3d(p, index, d)
    num_x = numel(p(:, 1, 1));
    num_y = numel(p(1, :, 1));
    num_z = numel(p(1, 1, :));
    array = zeros(num_x, num_y, num_z);
    a = p;
    for i=1:(index-1)
        a = permute(a, [2 3 1]);
    end
    array(1:(numel(array(:, 1, 1))-1), :, :) = array(1:(numel(array(:, 1, 1))-1), :, :)...
        + diff(a(:, :, :), 1, 1)/d;
    for i=1:(4-index)
        array = permute(array, [2 3 1]);
    end
end

function array = domen_gradient_arr_3d(G11, G14, G44, p11, p22, p33, p12, p21, p23, p32, p31, p13)
    array = 1/2*G11*(p11.^2 + p22.^2 + p33.^2) ...
        + G14*(p11.*p22 + p22.*p33 + p11.*p33) ...
        + G44*(p12.^2 + p21.^2 + p23.^2 + p32.^2 + p31.^2 + p13.^2);
end

% function value_energy = energy()
% 
% end
% 
% function value_energy = func_for_optimization()
% 
% end

%% Comments for the next time
% Рассмотреть оптимизацию функции domen_diff_3d 
% Возможно, выгоднее по времени выполнения, создать отдельные функции для
% каждого направления дифференцирования.
% Аналогично рассмотреть func_u_3d.
% Аналогичным решением может быть более эффективная общая функция
% дифференцирования.

% Убрать повторяемость разбиения первоначального 1D массива на доменный и
% упругий 3D/4D массивы. Возможно решение через создание дополнительной
% функции, вызываемой через анонимную с передачей в неё всех необходимых
% параметров.

% Посмотреть, можно ли где-то убрать повторяемые "дорогие" действия.
% Проверить возможность ускорения засчёт увеличения требуемой памяти
% (Перед этим каким-либо образом убедиться, что программа будет продолжать
% работать при больших матрицах с этими затратами по памяти)

% Изучить large-scale алгоритмы для оптимизации начальных измерений и
% добивки необходимой точности 


























